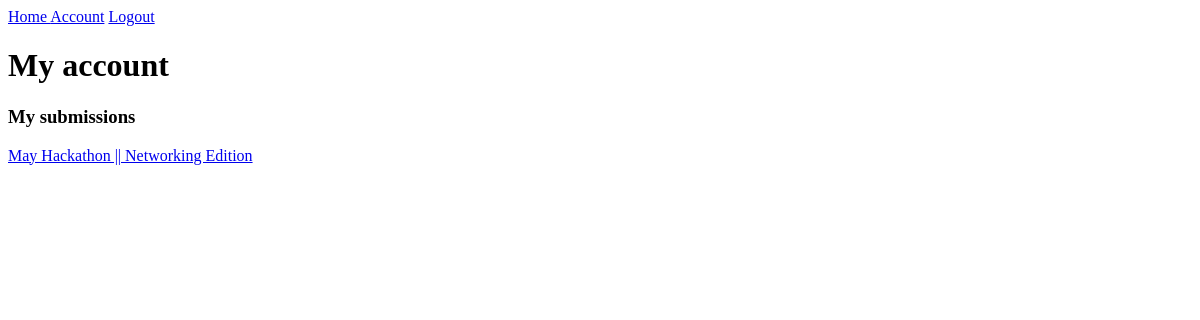
Before: /account/ (signed in) with the older database file.
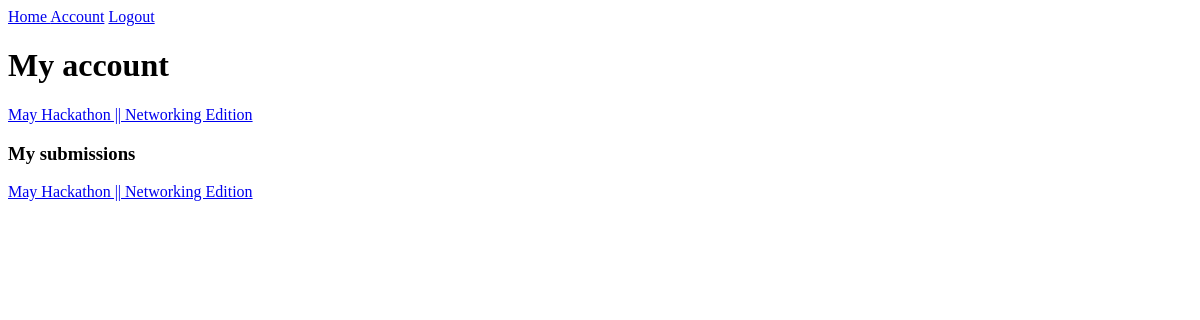
After: the same page with the newer database file.
### base/models.py (models this page shows, shortened)
class Submission(models.Model):
    participants = models.ForeignKey(User, on_delete=models.SET_NULL ,null=True , related_name = "submissions") #datasets for patitcipants to submit the event registered
    event = models.ForeignKey(Events,  on_delete= models.CASCADE)# to know the events you are submitting
    details  = models.TextField(null= True , blank = True)# the details about the user for the submission

class Events(models.Model):
    name = models.CharField(max_length=200) # datasets for names in the events
    description = models.TextField(null= True, blank = True ) # datasets for the description in the events
    participants = models.ManyToManyField(User , blank= True, related_name= "events") # dataset for viewing the description inthe events
    created = models.DateTimeField(auto_now_add=True) #for adding time stamps
    start_date = models.DateTimeField(null =True) # for viewing the time the user created the events
    end_date = models.DateTimeField(null=True)
    registration_deadline = models.DateTimeField(null=True)
    updated = models.DateTimeField(auto_now =True) # for viewing the updated

### base/views.py (the view)
# urls.py: path('account/' , views.account_page, name = "account"),
@login_required(login_url= '/login')
def account_page(request): # the account page for each user
    user = request.user
    context = {'user':user }
    return render(request, 'account.html', context )

### templates/account.html
{% extends 'main.html' %}
{% block content %}
    <h1>My account </h1>
    <div>
        {% for event in user.events.all  %}
            <a href ="{% url 'event' event.id %}">{{ event.name }}</a>
        {% endfor %}
    </div>
    <div>
        <h3>My  submissions  </h3>
        {% for sub in user.submissions.all  %}
            <a href ="{% url 'update-submission' sub.id  %}">{{ sub.event.name }}</a>
        {% endfor %}
    </div>
{% endblock content  %}

Changed rows visible on the page:
now on this page (row edited): Events: name "May Hackathon || Networking Edition"
